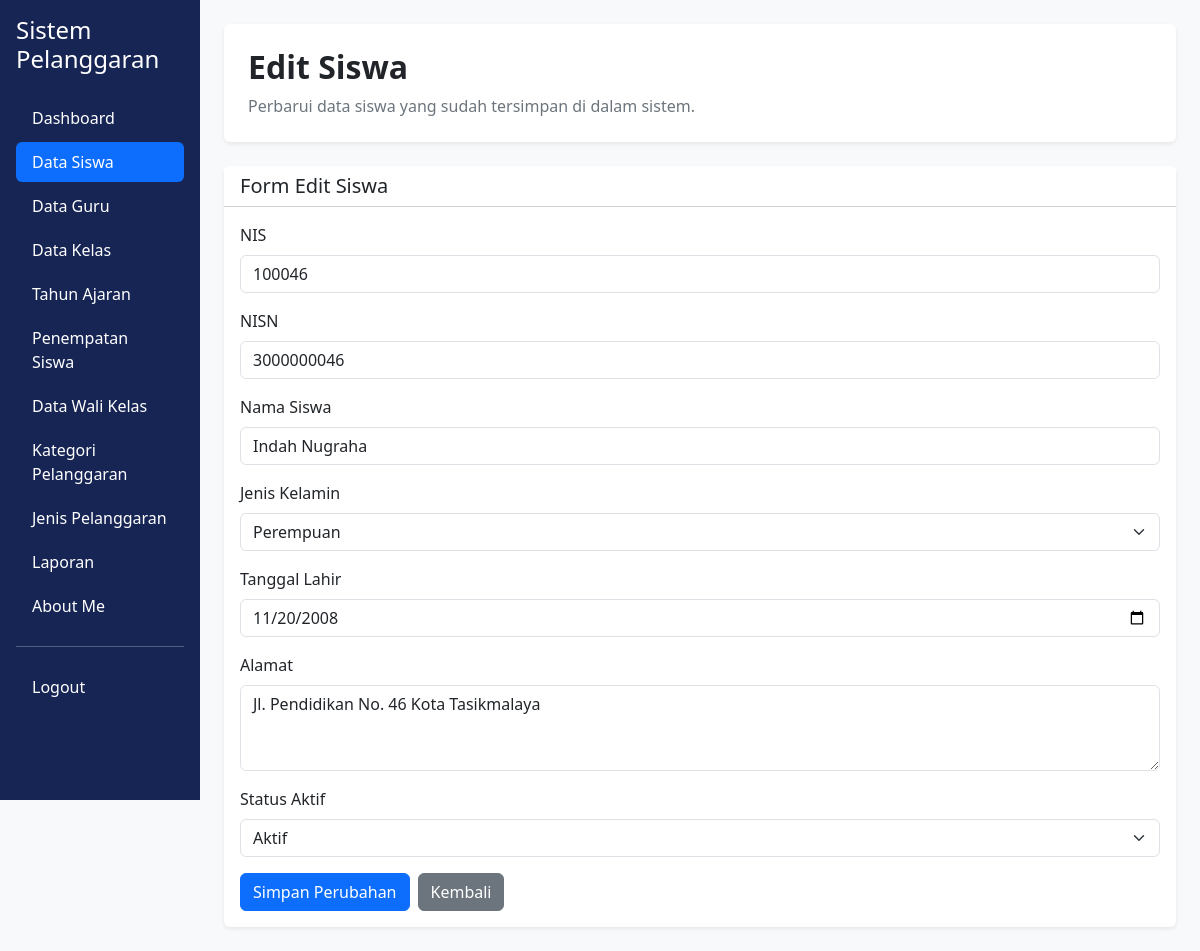
The page /edit_siswa.php?id=46 (signed in) on the database its author committed.
### tables this page shows
CREATE TABLE `t_siswa` (
  `id` int(11) NOT NULL,
  `nis` varchar(30) NOT NULL,
  `nisn` varchar(20) NOT NULL,
  `nama` varchar(150) NOT NULL,
  `jenis_kelamin` char(1) NOT NULL,
  `tanggal_lahir` date NOT NULL,
  `alamat` text NOT NULL,
  `status_aktif` tinyint(1) NOT NULL,
  `created_at` timestamp NOT NULL DEFAULT current_timestamp(),
  `updated_at` timestamp NULL DEFAULT current_timestamp()
);

### edit_siswa.php (the view, shortened to what this page needs)
<?php
include "config/koneksi.php";
$id = isset($_GET['id']) ? (int) $_GET['id'] : 0;
$query = mysqli_query($koneksi, "
    SELECT * FROM t_siswa
    WHERE id = $id
    LIMIT 1
");
$data = mysqli_fetch_assoc($query);
?>
<!DOCTYPE html>
<html lang="id">
<head>
    <link href="https://cdn.jsdelivr.net/npm/bootstrap@5.3.8/dist/css/bootstrap.min.css"
          rel="stylesheet">
</head>
<body class="bg-light">
<div class="container-fluid">
    <div class="row">
        <div class="col-md-3 col-lg-2 position-fixed top-0 start-0 vh-100 p-3 overflow-auto"
             style="background-color: #172554;">
            <h4 class="text-white mb-4">Sistem Pelanggaran</h4>
            <ul class="nav nav-pills flex-column gap-1">
                <li class="nav-item">
                    <a href="dashboard.php"
                       class="nav-link text-white">
                        Dashboard
                    </a>
                </li>
                <li class="nav-item">
                    <a href="data_siswa.php"
                       class="nav-link active">
                        Data Siswa
                    </a>
                </li>
                <li class="nav-item">
                    <a href="data_guru.php"
                       class="nav-link text-white">
                        Data Guru
                    </a>
                </li>
                <li class="nav-item">
                    <a href="data_kelas.php"
                       class="nav-link text-white">
                        Data Kelas
                    </a>
                </li>
                <li class="nav-item">
                    <a href="data_tahun_ajaran.php"
                       class="nav-link text-white">
                        Tahun Ajaran
                    </a>
                </li>
                <li class="nav-item">
                    <a href="data_penempatan_siswa.php"
                       class="nav-link text-white">
                        Penempatan Siswa
                    </a>
                </li>
                <li class="nav-item">
                    <a href="data_wali_kelas.php"
                       class="nav-link text-white">
                        Data Wali Kelas
                    </a>
                </li>
                <li class="nav-item">
                    <a href="data_kategori_pelanggaran.php"
                       class="nav-link text-white">
                        Kategori Pelanggaran
                    </a>
                </li>
                <li class="nav-item">
                    <a href="data_jenis_pelanggaran.php"
                       class="nav-link text-white">
                        Jenis Pelanggaran
                    </a>
                </li>
                <li class="nav-item">
                    <a href="laporan.php"
                       class="nav-link text-white">
                        Laporan
                    </a>
                </li>
                <li class="nav-item">
                    <a href="about_me.php"
                       class="nav-link text-white">
                        About Me
                    </a>
                </li>
                <hr class="border-white">
                <li class="nav-item">
                    <a href="logout.php"
                       class="nav-link text-white">
                        Logout
                    </a>
                </li>
            </ul>
        </div>
        <main class="col-md-9 col-lg-10 offset-md-3 offset-lg-2 p-4">
            <div class="bg-white rounded shadow-sm p-4 mb-4">
                <h2 class="fw-bold">Edit Siswa</h2>
                <p class="text-secondary mb-0">
                    Perbarui data siswa yang sudah tersimpan di dalam sistem.
                </p>
            </div>
            <div class="card shadow-sm border-0">
                <div class="card-header bg-white">
                    <h5 class="mb-0">Form Edit Siswa</h5>
                </div>
                <div class="card-body">
                    <form action="proses_edit_siswa.php" method="POST">
                        <div class="mb-3">
                            <label class="form-label">NIS</label>
                            <input type="text"
                                   name="nis"
                                   class="form-control"
                                   placeholder="Masukkan NIS"
                                   maxlength="10"
                                   value="<?= htmlspecialchars($data['nis']); ?>"
                                   required>
                        </div>
                        <div class="mb-3">
                            <label class="form-label">NISN</label>
                            <input type="text"
                                   name="nisn"
                                   class="form-control"
                                   placeholder="Masukkan NISN"
                                   maxlength="10"
                                   value="<?= htmlspecialchars($data['nisn']); ?>"
                                   required>
                        </div>
                        <div class="mb-3">
                            <label class="form-label">Nama Siswa</label>
                            <input type="text"
                                   name="nama"
                                   class="form-control"
                                   placeholder="Masukkan nama siswa"
                                   value="<?= htmlspecialchars($data['nama']); ?>"
                                   required>
                        </div>
                        <div class="mb-3">
                            <label class="form-label">Jenis Kelamin</label>
                            <select name="jenis_kelamin"
                                    class="form-select"
                                    required>
                                <option value="P"
                                    <?= $data['jenis_kelamin'] == 'P' ? 'selected' : ''; ?>>
                                    Perempuan
                                </option>
                            </select>
                        </div>
                        <div class="mb-3">
                            <label class="form-label">Tanggal Lahir</label>
                            <input type="date"
                                   name="tanggal_lahir"
                                   class="form-control"
                                   value="<?= htmlspecialchars($data['tanggal_lahir']); ?>"
                                   required>
                        </div>
                        <div class="mb-3">
                            <label class="form-label">Alamat</label>
                            <textarea name="alamat"
                                      class="form-control"
                                      rows="3"
                                      placeholder="Masukkan alamat siswa"
                                      required><?= htmlspecialchars($data['alamat']); ?></textarea>
                        </div>
                        <div class="col-12 mb-3">
                            <label class="form-label">Status Aktif</label>
                            <select name="status_aktif"
                                    class="form-select"
                                    required>
                                <option value="1"
                                    <?= $data['status_aktif'] == 1 ? 'selected' : ''; ?>>
                                    Aktif
                                </option>
                            </select>
                        </div>
                        <div class="d-flex gap-2">
                            <button type="submit"
                                    name="update"
                                    class="btn btn-primary">
                                Simpan Perubahan
                            </button>
                            <a href="data_siswa.php"
                               class="btn btn-secondary">
                                Kembali
                            </a>
                        </div>
                    </form>
                </div>
            </div>
        </main>
    </div>
</div>
</body>
</html>

### rows shown on the page
t_siswa: nis "100046", nisn "3000000046", nama "Indah Nugraha", jenis_kelamin "Perempuan", tanggal_lahir "11/20/2008", alamat "Jl. Pendidikan No. 46 Kota Tasikmalaya", status_aktif "Aktif"
